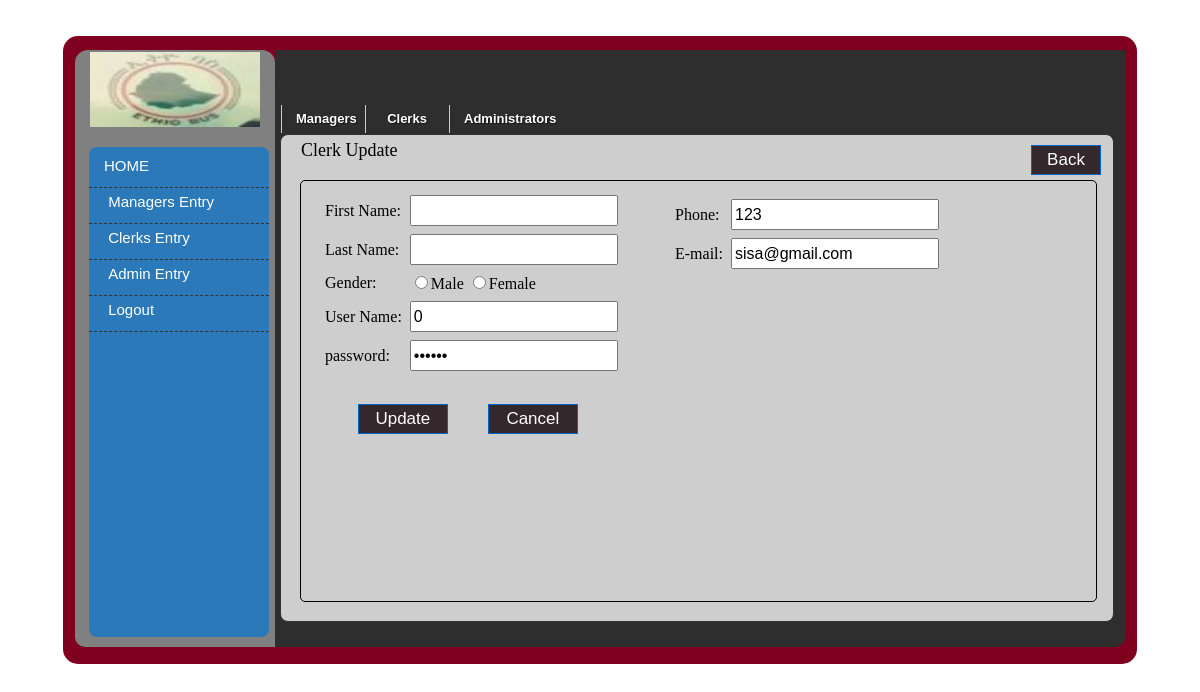
The page /admin/main.php?tag=package_entry&opr=upd&rs_id=7 on the database its author committed.
### tables this page shows
CREATE TABLE IF NOT EXISTS `clerkacc` (
  `clerk_id` int(11) NOT NULL AUTO_INCREMENT,
  `fname` varchar(100) NOT NULL,
  `lname` varchar(100) NOT NULL,
  `sex` varchar(10) NOT NULL,
  `username` varchar(30) NOT NULL,
  `password` varchar(100) NOT NULL,
  `phone` varchar(100) NOT NULL,
  `email` varchar(100) NOT NULL,
  PRIMARY KEY (`clerk_id`)
);

### admin/Package_Entry.php (the view, shortened to what this page needs)
<?php
$id="";
$opr="";
if(isset($_GET['opr']))
	$opr=$_GET['opr'];
if(isset($_GET['rs_id']))
	$id=$_GET['rs_id'];
?>
<!DOCTYPE html PUBLIC "-//W3C//DTD XHTML 1.0 Transitional//EN" "http://www.w3.org/TR/xhtml1/DTD/xhtml1-transitional.dtd">
<html xmlns="http://www.w3.org/1999/xhtml">
<head>
<link rel="stylesheet"  type="text/css" href="css/style_entry.css" />
</head>
<body>
<?php
if($opr=="upd")
{
	$sql_upd=mysql_query("SELECT * FROM clerkacc WHERE clerk_id=$id");
	$rs_upd=mysql_fetch_array($sql_upd);
?>
<div id="top_style">
        <div id="top_style_text">
        Clerk Update </div>
       <div id="top_style_button">
       		<form method="post">
            	<a href="?tag=view_customer"><input type="button" name="btn_view" title="View Customer" value="Back" id="button_view" style="width:70px;"  /></a>
       		</form>
       </div>
</div>
<div id="style_informations">
	<form method="post" >
    	<div>
    	<table border="0" cellpadding="4" cellspacing="0">
        	<tr>
            	<td>First Name:</td>
            	<td>
                	<input type="text" name="fnametxt" id="textbox" value="<?php echo $rs_upd['fname'];?>"/>
                </td>
            </tr>
            <tr>
            	<td>Last Name:</td>
            	<td>
                	<input type="text" name="lnametxt" id="textbox" value="<?php echo $rs_upd['lname'];?>"/>
                </td>
            </tr>
            <tr>
            	<td>Gender:</td>
                <td>
                	<input type="radio" name="gender" value="Male" <?php if($rs_upd['sex']=="Male") echo "checked";?> />Male
                    <input type="radio" name="gender" value="Female" <?php if($rs_upd['sex']=="Female") echo "checked";?>/>Female
                </td>
            </tr>
         <tr>
            	<td>User Name:</td>
                <td>
                	<input type="text" name="un" id="textbox" value="<?php echo $rs_upd['username'];?> "/>
                </td>
            </tr>
          <tr>
            	<td>password:</td>
                <td>
                	<input type="password" name="pass" id="textbox" value="<?php echo $rs_upd['password'];?> "/>
                </td>
            </tr>
            <tr>
                <td colspan="2">
                	<input type="reset" value="Cancel" id="button-in"/>
                	<input type="submit" name="btn_upd" value="Update" id="button-in"  />
                </td>
            </tr>
		</table>
   </div>
	<div>
    	<table border="0" cellpadding="4" cellspacing="0">
            <tr>
            	<td>Phone:</td>
            	<td>
                	<input type="text" name="phonetxt" id="textbox" value="<?php echo $rs_upd['phone'];?>" />
                </td>
            </tr>
            <tr>
            	<td>E-mail:</td>
                <td>
                	<input type="text" name="emailtxt"  id="textbox" value="<?php echo $rs_upd['email'];?> "/>
                </td>
            </tr>
    	</table>
  </div>
    </form>
</div>
<?php
}
?>
</body>
</html>

### admin/css/main_format.css (style rules this page uses)
body { margin:0; font-family:Georgia, seri; size:12px; }

### admin/css/style_entry.css (style rules this page uses)
#top_style { width:800px; margin-left:10px; height:40px; }
#top_style_text { width:400px; height:40px; font-family:"Times New Roman", Times, serif; font-size:18px; color:#000; float:left; }
#top_style_button { width:400px; height:40px; float:right; margin-top:5px; }
#button_view { font-family:Arial, Helvetica, sans-serif; font-size:17px; width:90px; height:30px; float:right; repeat-x top center; border: 1px solid #06C; -moz-border-radius: 5px; color:white; background:#34282c; }
#style_informations { width:775px; height:420px; border:1px solid #000; margin:0 auto; padding-left:20px; border-radius:5px; }
#style_informations div { width:350px; height:400px; float:left; margin-top:10px; }
#textbox { width:200px; height:25px; font-family:Arial, Helvetica, sans-serif; font-size:16px; }
#button-in { font-family:Arial, Helvetica, sans-serif; font-size:17px; margin-top:25px; width:90px; height:30px; float:right; repeat-x top center; border: 1px solid #06C; -moz-border-radius: 5px; color:white; margin-right:40px; background:#34282c; }

### rows shown on the page
clerkacc: un "0", phonetxt "123", emailtxt "sisa@gmail.com"
